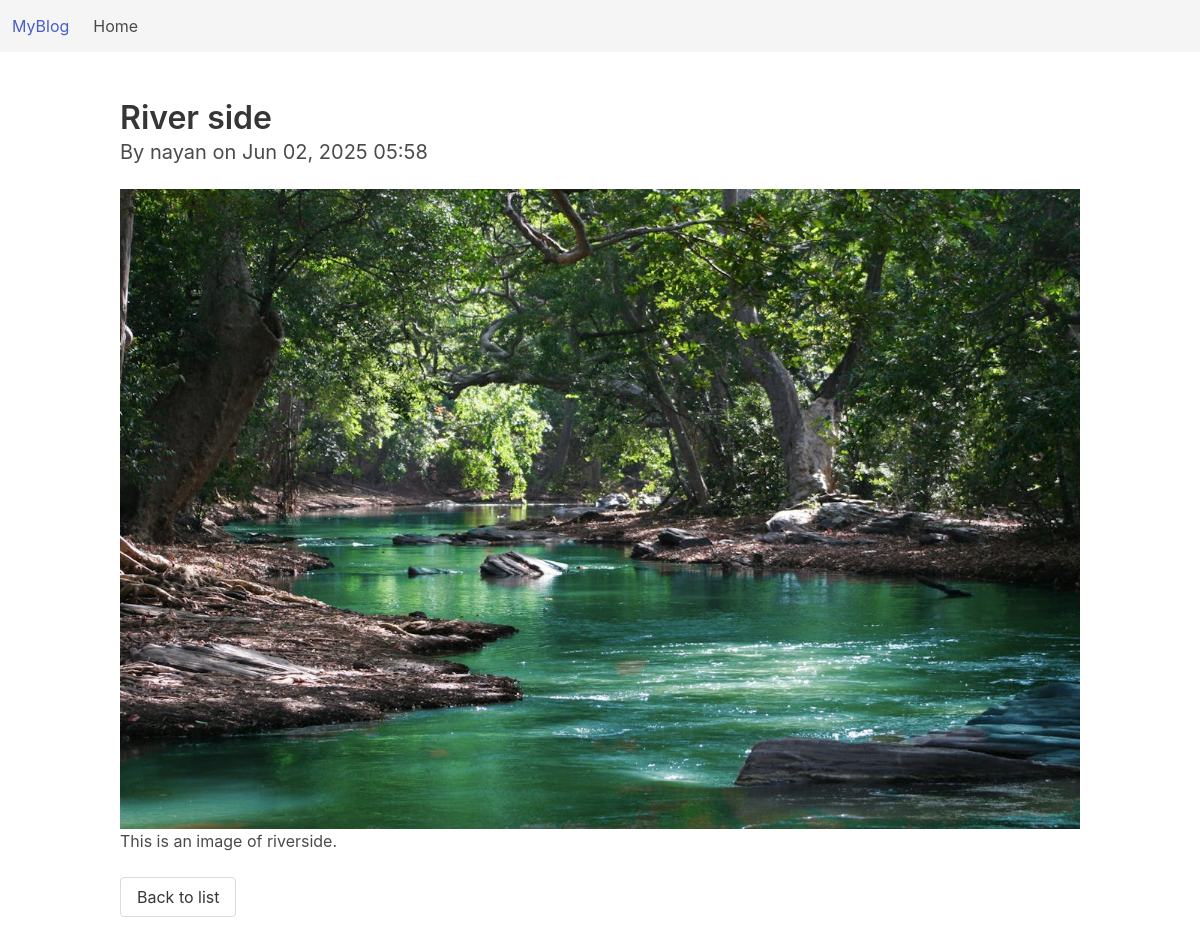
Screenshot of /article/2/ with the database file from the repository.
### articles/models.py (models this page shows, shortened)
class Article(models.Model):
    title = models.CharField(max_length=200) # title of the article
    body = models.TextField() # body of the article
    published_date = models.DateTimeField(auto_now_add=True) # date when the article was published
    author = models.ForeignKey(User, on_delete=models.CASCADE) # author of the article
    is_draft = models.BooleanField(default=False) # whether the article is a draft or not
    featured_image = models.ImageField(upload_to='article_images/', blank=True, null=True)

### articles/views.py (the view)
# urls.py: path('article/<int:pk>/', views.ArticleDetailView.as_view(), name='article-detail'),
class ArticleDetailView(DetailView):
    model = Article
    template_name = 'articles/article_detail.html'  # default: <app>/<model>_detail.html

### articles/templates/articles/article_detail.html (shortened to what this page needs)
{% extends "base.html" %}
{% block content %}
  <h1 class="title">{{ object.title }}</h1>
  <p class="subtitle">
    By {{ object.author.username }} on {{ object.published_date|date:"M d, Y H:i" }}
  </p>
  {% if object.featured_image %}
  <figure class="image">
    <img src="{{ object.featured_image.url }}" alt="Featured image">
  </figure>
{% endif %}
  <div class="content">
    {{ object.body|linebreaks }}
  </div>
  <a class="button" href="{% url 'articles:article-list' %}">Back to list</a>
{% endblock %}

### rows the page displays
Article: title "River side", author.username "nayan", published_date "Jun 02, 2025 05:58", featured_image (picture), body "This is an image of riverside."
